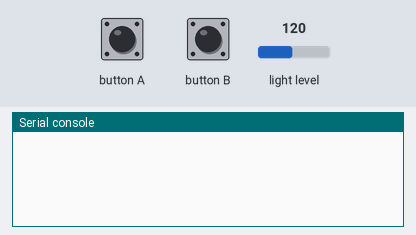
Simulated run of this program. Board: Calliope mini (MakeCode). On the bench: the last lines printed to the serial console. Inputs (shaded band) come from the test bench; at power-on: light level 120.

Above: at 1.2 s.
1.3 s: button B pressed for 0.15 s
At 2.6 s:
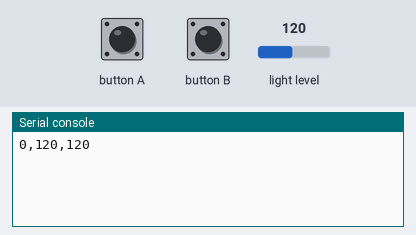
2.9 s: button B pressed for 0.15 s
At 4.2 s:
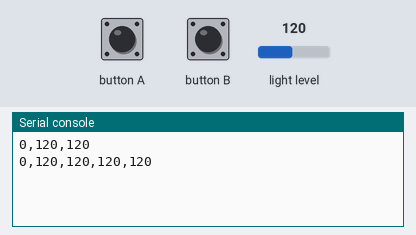
4.5 s: button B pressed for 0.15 s
At 5.4 s:
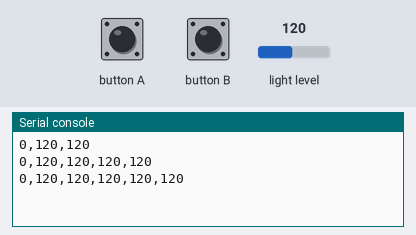
6.1 s: button B pressed for 0.15 s
At 6.6 s:
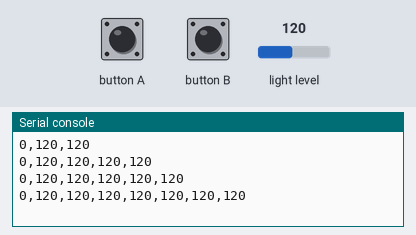
7.7 s: button B pressed for 0.15 s
At 9.0 s:
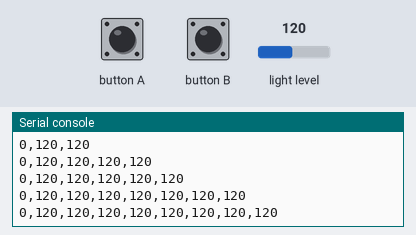
9.3 s: button B pressed 2 times (0.12 s each, 0.3 s apart)
At 10.6 s:
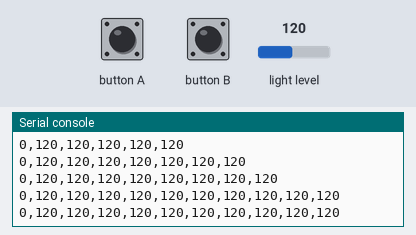

Measured:
- after the input at 1.3 s, the serial console: prints a new line after 0.15 s (image 1)
- after the input at 2.9 s, the serial console: prints a new line after 0.15 s (image 2)
- after the input at 4.5 s, the serial console: prints a new line after 0.15 s (image 3)
- after the input at 6.1 s, the serial console: prints a new line after 0.15 s (image 4)
- after the input at 7.7 s, the serial console: prints a new line after 0.15 s (image 5)
- after the input at 9.3 s, the serial console: prints a new line after 0.12 s (image 6)

The program:

logger_light_level.py
```python
serial.redirect_to_usb()
t = 1000
threshold = 20

res = [0]
def onEvery_interval():
    global res
    res.append(input.light_level())
loops.every_interval(t, onEvery_interval)

def on_button_event_a():
    global res
    res = [0]
input.on_button_event(Button.A, input.button_event_click(), on_button_event_a)

def on_button_event_b():
    serial.write_numbers(res)
input.on_button_event(Button.B, input.button_event_click(), on_button_event_b)
```
